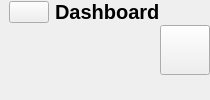
         <widget class="QWidget" name="HeaderFrame" native="true">
          <layout class="QHBoxLayout" name="horizontalLayout_2">
           <property name="spacing">
            <number>0</number>
           </property>
           <property name="leftMargin">
            <number>0</number>
           </property>
           <property name="topMargin">
            <number>0</number>
           </property>
           <property name="rightMargin">
            <number>0</number>
           </property>
           <property name="bottomMargin">
            <number>0</number>
           </property>
           <item alignment="Qt::AlignLeft|Qt::AlignTop">
            <widget class="QWidget" name="widget" native="true">
             <layout class="QHBoxLayout" name="horizontalLayout_3">
              <property name="leftMargin">
               <number>9</number>
              </property>
              <property name="topMargin">
               <number>0</number>
              </property>
              <property name="rightMargin">
               <number>0</number>
              </property>
              <property name="bottomMargin">
               <number>0</number>
              </property>
              <item>
               <widget class="QPushButton" name="menuBtn">
                <property name="text">
                 <string/>
                </property>
                <property name="icon">
                 <iconset resource="Resource.qrc">
                  <normaloff>:/Black Icons/Graphics/featherBlack/menu.svg</normaloff>:/Black Icons/Graphics/featherBlack/menu.svg</iconset>
                </property>
                <property name="iconSize">
                 <size>
                  <width>24</width>
                  <height>24</height>
                 </size>
                </property>
               </widget>
              </item>
              <item>
               <widget class="QLabel" name="appHeader">
                <property name="font">
                 <font>
                  <pointsize>15</pointsize>
                  <weight>75</weight>
                  <bold>true</bold>
                 </font>
                </property>
                <property name="text">
                 <string>Dashboard</string>
                </property>
               </widget>
              </item>
             </layout>
            </widget>
           </item>
           <item>
            <widget class="QWidget" name="widget_3" native="true">
             <layout class="QHBoxLayout" name="horizontalLayout_6">
              <property name="spacing">
               <number>0</number>
              </property>
              <property name="leftMargin">
               <number>0</number>
              </property>
              <property name="topMargin">
               <number>0</number>
              </property>
              <property name="rightMargin">
               <number>0</number>
              </property>
              <property name="bottomMargin">
               <number>0</number>
              </property>
              <item alignment="Qt::AlignRight">
               <widget class="QPushButton" name="accountBtn">
                <property name="minimumSize">
                 <size>
                  <width>50</width>
                  <height>50</height>
                 </size>
                </property>
                <property name="text">
                 <string/>
                </property>
                <property name="icon">
                 <iconset resource="Resource.qrc">
                  <normaloff>:/Black Icons/Graphics/featherBlack/user.svg</normaloff>:/Black Icons/Graphics/featherBlack/user.svg</iconset>
                </property>
                <property name="iconSize">
                 <size>
                  <width>32</width>
                  <height>32</height>
                 </size>
                </property>
               </widget>
              </item>
             </layout>
            </widget>
           </item>
          </layout>
         </widget>
